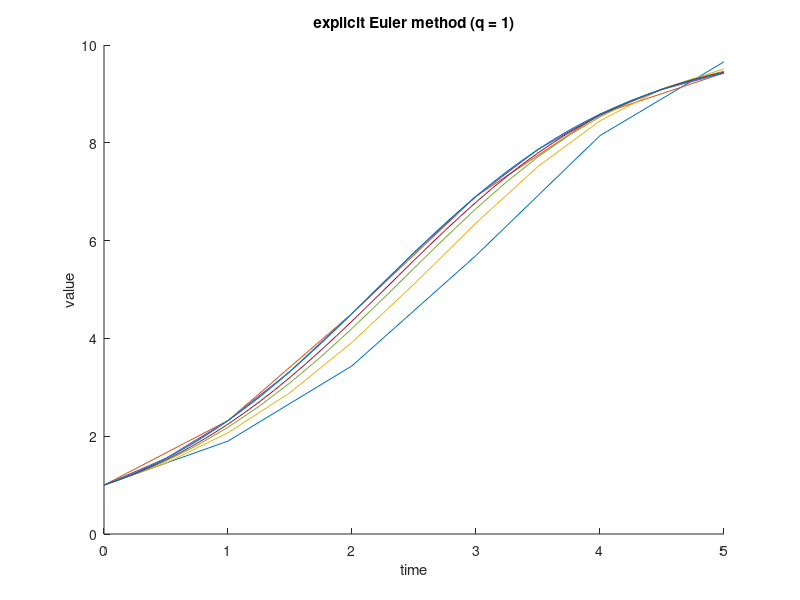
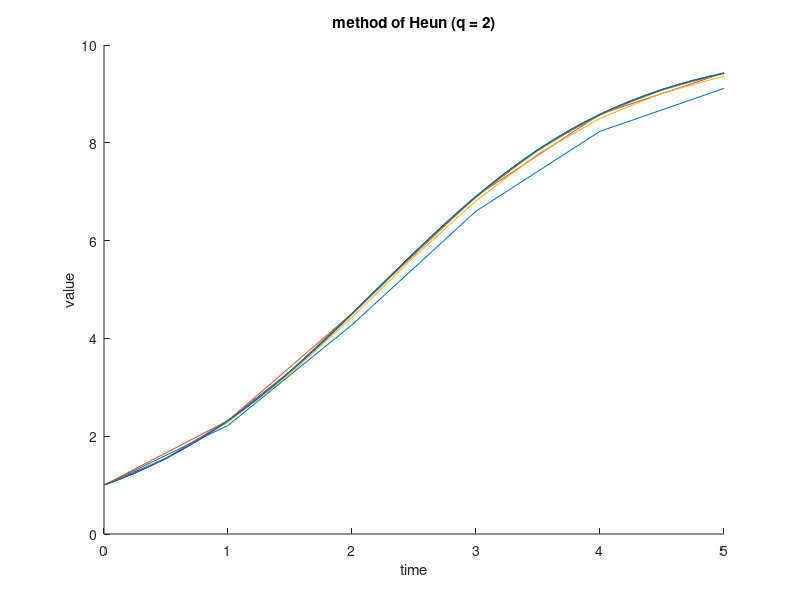
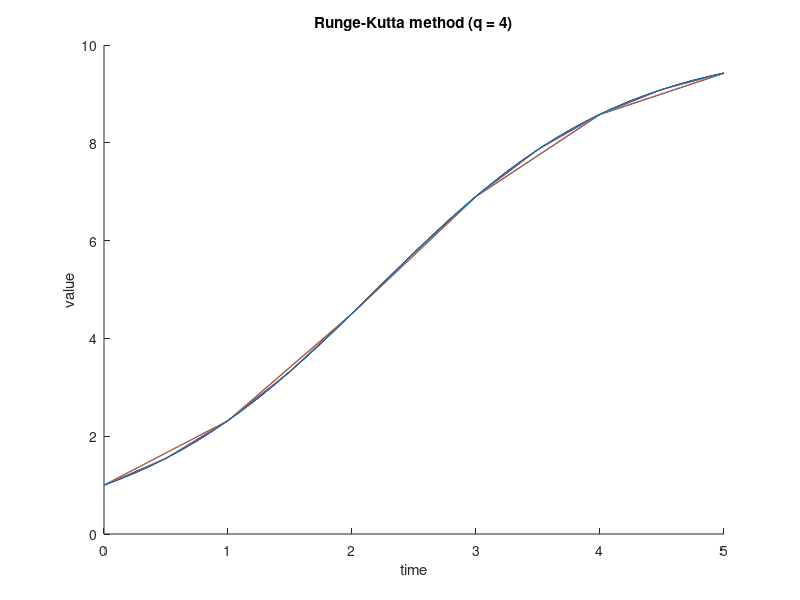

The MATLAB source for these figures, in order:
function worksheet1()
clc


p = @(t) 10 ./ ( 1 + 9 * exp(-t));
p_dot = @(p) p .* ( 1 - p ./ 10);

p0 = 1;
min = 0;
max = 5;
deltas = [1, 0.5, 0.25, 0.125];

funs = {@euler, @heun, @runge_kutta};
names = {'explicit Euler method (q = 1)', 'method of Heun (q = 2)', 'Runge-Kutta method (q = 4)'};
colours = {'red', 'blue', 'green'};

errors = zeros(length(funs), length(deltas));


for i = 1:length(funs)
    fprintf(strcat('\t\t', names{i}, '\n\n'));
    
    
   figure(i);    
   hold on
   for j = 1:length(deltas)
       delta = deltas(j);
       precise = p(min:delta:max);
       approx = funs{i}(p_dot, p0, min, max, delta);
       errors(i, j) = error(precise, approx, delta);
       
       x_vals = min:delta:max;
       plot(x_vals, approx, x_vals, precise);
   end
   
    xlabel('time');
    ylabel('value');
    title(names(i));
    hold off

    format short
    fprintf('delta'); disp(deltas)
    format shortEng
    fprintf('error'); disp(errors(i, :));
    fprintf('error red.\n');
    fprintf('error app.\n');
    fprintf('\n\n');
end

order = zeros(3, 3);
for i = 2:length(errors)
    order(:, i - 1) = log2(errors(:, i - 1) ./ errors(:, i));
end
mean(order, 2)


end

function output = euler(fun_dot, f0, min, max, delta)
    N = steps(max, min, delta);
    output = zeros(1, N);
    output(1) = f0;
    for i = 2:N
        f = output(i - 1);
        output(i) = f + delta * fun_dot(f);
    end
end

function output = heun(fun_dot, f0, min, max, delta)
    N = steps(max, min, delta);
    output = zeros(1, N);
    output(1) = f0;
    for i = 2:N
        f = output(i - 1);
        f_1dot = fun_dot(f);
        f_2dot = fun_dot(f + delta * f_1dot);
        output(i) = f + 0.5 * delta * (f_1dot + f_2dot);
    end
end

function output = runge_kutta(fun_dot, f0, min, max, delta)
    N = steps(max, min, delta);
    output = zeros(1, N);
    output(1) = f0;
    for i = 2:N
        f = output(i - 1);
        f_1dot = fun_dot(f);
        f_2dot = fun_dot(f + 0.5 * delta * f_1dot);
        f_3dot = fun_dot(f + 0.5 * delta * f_2dot);
        f_4dot = fun_dot(f + delta * f_3dot);
        output(i) = f + delta * (f_1dot + 2 * (f_2dot + f_3dot) + f_4dot) / 6;
    end
end

function e = error(precise, approx, delta)
    e = sqrt((delta / 5) .* sum((approx - precise).^2));
end

function n = steps(max, min, delta) 
    n = (max - min) / delta + 1; 
end